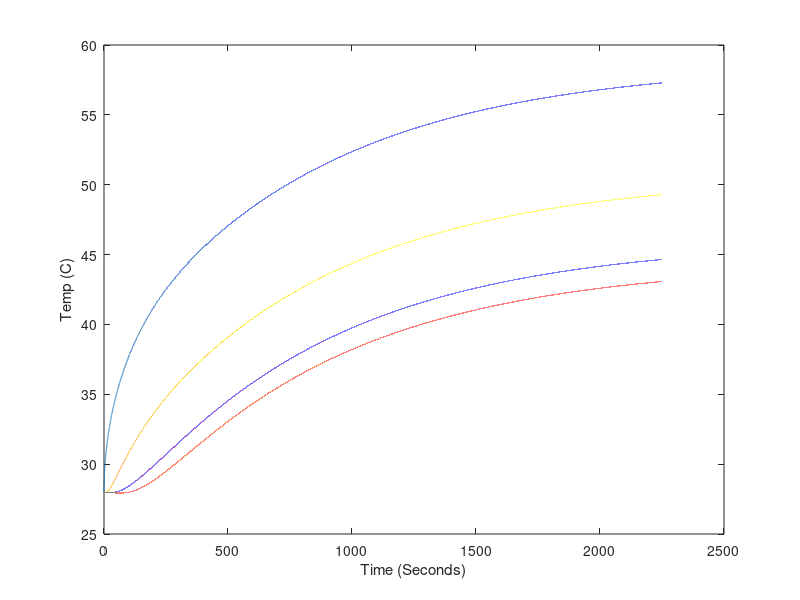

MATLAB code to generate this figure: (Note: this script raises an error after producing the figure.)
%Constants for fit
kc = 13.5; %Convection coefficient of horizontal Al rod (W/(m^2K))
k = 175; %Constant of conductivity of Al (W/(mK))
e = 0.23; %Emmisivity of sandblasted Al rod
Cp = 857; %Specific heat capacity of Al (J/(K kg))
Pinl = 7; %Power into the left side of the rod (W)

%Number of steps
Nx = 140; %Number of steps in length
Nt = 100000; %Number of steps in time
t0 = 0; %Start time (s)
tf = 2250; %End time (s)
x0 = 0; %Start length (m)
xf = 0.3; %End length (m)

%Constants
a = 0.011; %Radius of the rod (m)
SBc = 5.67e-8; %Stefan-Boltzmann constant (W/(m^2K^4))
Tamb = 273+27; %Ambient temperature (K)
rho = 2.7e3; %Density of Al (kg/m^3)

%Calculated numbers
dx = (xf - x0)/(Nx);
dt = (tf - t0)/(Nt);
dT_convec = @(Tx) (kc*2*(Tx-Tamb)*dt)/(Cp*rho*a); %Temperature change due to convection (K)
dT_rad = @(Tx) (e*SBc*2*(Tx.^4-Tamb^4)*dt)/(Cp*rho*a); %Temperature change due to radiation (K)
dT_convec_end = @(Tx) (kc*(Tx-Tamb)*dt)/(Cp*rho*dx);
dT_rad_end = @(Tx) (e*SBc*(Tx.^4-Tamb^4)*dt)/(Cp*rho*dx);
dT = @(P) (P * dt)/(Cp * pi*a^2*dx*rho); %Temperature change in chunk (K)

%==============
%= Simulation =
%==============

%Storage
T = zeros(Nx, Nt); %Array o temp over time, indices are (x,t)

%initial
T(:,1) = ones(Nx,1)*(273+28); %Set all temperatures to Tamb

for time = 1:Nt-1
    %power in to and conduction out of first slice
    T(1,time+1)=T(1,time)+dT(Pinl)+((k/(Cp*rho))*(T(2,time)-T(1,time))./dx^2)*dt;
    
    %temperature changes due to conduction along rod
    T(2:Nx-1,time+1)=T(2:Nx-1,time)+(k/(Cp*rho))*((T(3:Nx,time)-2*T(2:Nx-1,time)+T(1:Nx-2,time))./dx^2)*dt;
    T(Nx,time+1) = T(Nx,time)-((k/(Cp*rho))*(T(Nx,time)-T(Nx-1,time))./dx^2)*dt;
    
    %temperature changes due to loss in convection and radiation
    T(1:Nx,time+1)=T(1:Nx,time+1) - dT_convec(T(1:Nx,time+1)) - dT_rad(T(1:Nx,time+1));
    
    %convection and radiation at cold and hot end of rod
    T(Nx,time+1)=T(Nx,time+1) - dT_convec_end(T(Nx,time+1)) - dT_rad_end(T(Nx,time+1));
end


% Point trim for data (to allow for time it takes to heat power resistor)
notTrimmed = false; 
if notTrimmed
    l = length(T1);
    numTrim = 4;
    T1 = T1(numTrim:l);
    T2 = T2(numTrim:l);
    T3 = T3(numTrim:l);
    T4 = T4(numTrim:l);
    T5 = T5(numTrim:l);
    timeDATA = timeDATA(1:length(T1));
end

timeSim = linspace(0,tf,Nt);

% Plot of all points of rod simulation
% for position = 1:Nx
%     plot(timeSim,(T(position,:)-273));
%     hold on;
% end

plot(timeSim,(T(1,:)-273));
hold on;
plot(timeSim,(T(Nx,:)-273));
plot(timeSim,(T(floor(Nx/3),:)-273));
plot(timeSim,(T(floor(Nx*2/3),:)-273));

xlabel('Time (Seconds)');
ylabel('Temp (C)');

plot(timeDATA, T1, 'c', timeDATA, T2, 'y', timeDATA, T3, 'g', timeDATA, T4, 'r', timeDATA, T5, 'm')

% Calculate chai squared values
X1 = zeros(1,length(timeDATA));
X2 = zeros(1,length(timeDATA));
X3 = zeros(1,length(timeDATA));
X4 = zeros(1,length(timeDATA));
T = T-273;
for tindex = 1:length(timeDATA)
   % Getting correct indices
   tcur = timeDATA(tindex);
   tmp = abs(timeSim-tcur);
   [idx idx] = min(tmp); %index of closest value
   TData1 = T1(tindex);
   TSim1 = T(Nx,idx);
   X1(tindex) = (TData1-TSim1)^2;
   
   TData2 = T2(tindex);
   TSim2 = T(floor(Nx*2/3),idx);
   X2(tindex) = (TData2-TSim2)^2;
   
   TData3 = T3(tindex);
   TSim3 = T(floor(Nx/3),idx);
   X3(tindex) = (TData3-TSim3)^2;
   
   TData4 = T4(tindex);
   TSim4 = T(1,idx);
   X4(tindex) = (TData4-TSim4)^2;
end

Xsquare1 = sum(X1)/length(X1)
Xsquare2 = sum(X2)/length(X2)
Xsquare3 = sum(X3)/length(X3)
Xsquare4 = sum(X4)/length(X4)
XsquareTot = (Xsquare1^2 + Xsquare2^2 + Xsquare3^2 + Xsquare4^2)/4

hold off;